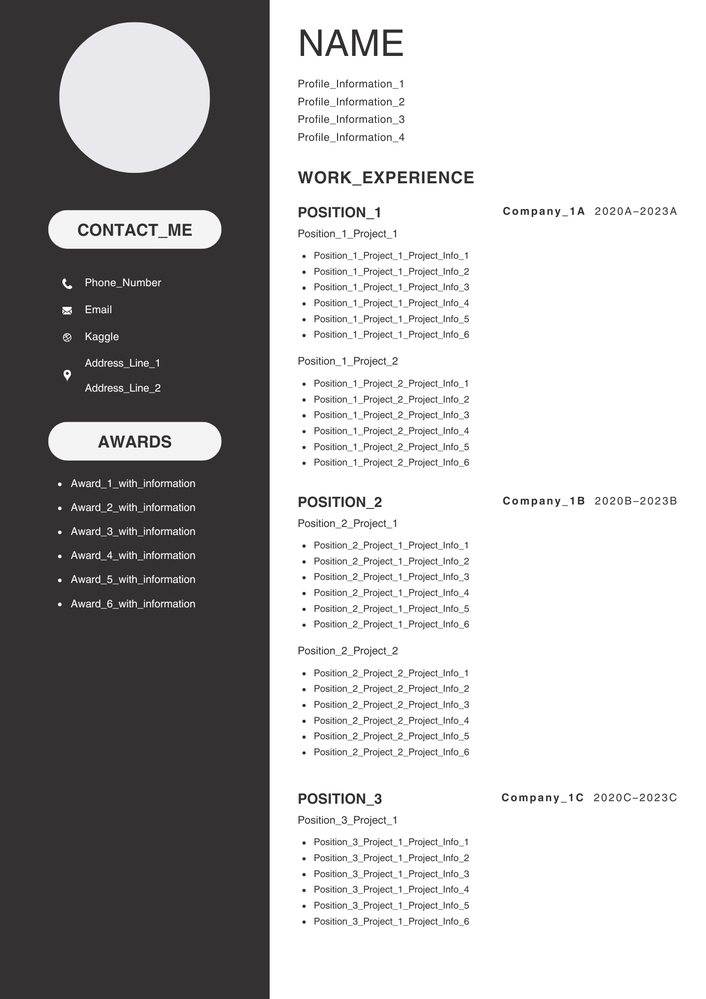
#> input picture source/references/Page_1.png, 706 x 999 px, shrunk from 1414 x 2000 before the run; its folder holds only this picture in this run
$ python object_extraction.py
#> lines starting #> are read from the running program, lines starting #| are printed output that depends on the picture; after the words box and inside, x2 and y2 are one past the last pixel; in counts of white or black regions, pixels touching at a corner belong together
### pipeline/ocr/utils.py
#!/usr/bin/env python3
"""ocr.utils — shared helpers and I/O utilities for OCR pipeline scripts.

**Purpose:**
Provides centralized utilities for all OCR extraction and annotation scripts.
Handles workspace configuration, CSV I/O, image discovery, text normalization,
color estimation, and bounding-box overlap calculations.

**Key components:**

**Workspace Configuration:**
- Image path resolution (source/references/Page_1.png or IMAGE_PATH env var)
- Temp directory for generated content tokens
- CSV field names for objects data

**CSV I/O:**
- read_csv_objects() / write_csv_objects() with w/h ↔ width/height conversion
- update_csv_objects() for selective row replacement by object_type

**Image Discovery:**
- find_image() with multi-strategy lookup (env var → default → legacy)
- get_image_output_dir() / get_output_csv() for per-image output paths
- ensure_output_dir() for safe directory creation

**Text Processing:**
- normalize_text() to standardize dash variants and Unicode characters
- load_reference_words() / load_reference_order() for content.txt tokens

**Spatial Analysis:**
- coverage() for bounding-box overlap fraction calculations
- overlaps_text() to filter structural elements overlapping text regions
- estimate_colors() for foreground/background color extraction

**Color Utilities:**
- bgr_to_hex() for BGR ↔ #RRGGBB conversion
- _dominant_color() for finding most-frequent pixels
- IQR outlier filtering for robust color estimation with denoising
"""

import csv
import os
from pathlib import Path

import numpy as np

# ── Configuration ──────────────────────────────────────────────────────────────
# Workspace root = 3 levels up from ocr_pipeline/ package directory
SCRIPT_DIR = Path(__file__).parent.parent.parent.resolve()
IMAGE_DIR = SCRIPT_DIR / "source" / "references"
TEMP_DIR = SCRIPT_DIR / "generated" / "temp"
IMAGE_FILE = "Page_1.png"
CONTENT_FILE = "content.txt"

# OpenCV BGR colours
GREEN = (0, 255, 0)  # matched text
RED = (0, 0, 255)  # unmatched text
BLUE = (255, 0, 0)  # structural objects

CSV_FIELDNAMES = ["object_type", "text", "x", "y", "width", "height", "color", "bg_color"]


# ── Output directory ──────────────────────────────────────────────────────────


def get_image_output_dir(image_path: Path | None = None) -> Path:
    """Get the output directory for a given image.

    Uses per-image stem-based subdirectories so multiple images can be processed
    independently. Example: Page_1.png → generated/ocr/Page_1/

    Args:
        image_path: Path to input image. If None, uses find_image() to locate it.

    Returns:
        Path to generated/ocr/{image_stem}/ directory (not created here)
    """
    if image_path is None:
        image_path = find_image()
    image_stem = image_path.stem  # filename without extension
    return SCRIPT_DIR / "generated" / "ocr" / image_stem


def get_output_csv(image_path: Path | None = None) -> Path:
    """Get the objects.csv path for a given image.

    Args:
        image_path: Path to input image. If None, uses find_image().

    Returns:
        Path to generated/ocr/{image_stem}/objects.csv
    """
    output_dir = get_image_output_dir(image_path)
    return output_dir / "objects.csv"


def ensure_output_dir(image_path: Path | None = None) -> None:
    """Create the output directory for a given image (generated/ocr/{image_stem}/).

    Creates parent directories as needed with mkdir(parents=True, exist_ok=True).

    Args:
        image_path: Path to input image. If None, uses find_image().
    """
    output_dir = get_image_output_dir(image_path)
    output_dir.mkdir(parents=True, exist_ok=True)


# ── Image discovery ────────────────────────────────────────────────────────────


def find_image() -> Path:
    """Locate the input PNG in image_reference/.

    Resolution order:
      1. IMAGE_PATH environment variable (set by pipeline.sh for multi-image runs)
      2. image_reference/Page_1.png  (default single-image name)
      3. First image_reference/*.png whose name starts with 'page' (legacy fallback)
    """
    env_path = os.environ.get("IMAGE_PATH")
    if env_path:
        p = Path(env_path)
        if p.exists():
            return p
        raise FileNotFoundError(
            f"IMAGE_PATH env var points to non-existent file: '{env_path}'"
        )
    direct = IMAGE_DIR / IMAGE_FILE
    if direct.exists():
        return direct
    for p in sorted(IMAGE_DIR.iterdir()):
        if p.suffix.lower() == ".png" and p.name.lower().startswith("page"):
            return p
    raise FileNotFoundError(
        f"No suitable PNG found in {IMAGE_DIR}. Expected '{IMAGE_FILE}'."
    )


# ── Text normalisation ─────────────────────────────────────────────────────────


# [102 lines left out: functions normalize_text, get_content_path, load_reference_words, load_reference_order, not called in this run]


# ── Bounding-box helpers ───────────────────────────────────────────────────────


def coverage(b1: tuple, b2: tuple) -> float:
    """Return the fraction of box b1 that is covered by box b2.

    Computes intersection-over-union style metric for determining if two
    bounding boxes overlap significantly. Used to filter structural elements
    that overlap detected text regions.

    Args:
        b1: Bounding box (x, y, w, h) to measure coverage of
        b2: Bounding box (x, y, w, h) that may cover b1

    Returns:
        float: Fraction of b1 covered by b2 (0.0 to 1.0)
    """
    ix1 = max(b1[0], b2[0])
    iy1 = max(b1[1], b2[1])
    ix2 = min(b1[0] + b1[2], b2[0] + b2[2])
    iy2 = min(b1[1] + b1[3], b2[1] + b2[3])
    inter = max(0, ix2 - ix1) * max(0, iy2 - iy1)
    area1 = b1[2] * b1[3]
    return inter / area1 if area1 > 0 else 0.0


def overlaps_text(
    x: int,
    y: int,
    w: int,
    h: int,
    text_boxes: list,
    threshold: float = 0.25,
) -> bool:
    """Return True if the given box overlaps any text box beyond the threshold.

    Checks if a bounding box (typically a structural element) significantly
    overlaps with any detected text region. Used to filter out structural
    contours that are actually parts of text.

    Args:
        x, y, w, h: Bounding box coordinates and dimensions
        text_boxes: List of text object dicts with keys 'x', 'y', 'w', 'h'
        threshold: Minimum coverage fraction to consider overlap (default 0.25 = 25%)

    Returns:
        bool: True if box overlaps any text box beyond threshold
    """
    for tb in text_boxes:
        if coverage((x, y, w, h), (tb["x"], tb["y"], tb["w"], tb["h"])) > threshold:
            return True
    return False


# ── CSV I/O ────────────────────────────────────────────────────────────────────


def read_csv_objects(csv_path: Path) -> list[dict]:
    """Read all rows from the objects CSV.

    Deserializes bounding box data from CSV format into Python dicts,
    converting width/height CSV fields to internal w/h notation.

    Args:
        csv_path: Path to objects.csv file

    Returns:
        list[dict]: Objects with keys: object_type, text, x, y, w, h, color, bg_color.
        Returns empty list if file does not exist.
    """
    if not csv_path.exists():
        return []
    objects = []
    with open(csv_path, encoding="utf-8", newline="") as fh:
#> (reads objects.csv from the repository)
        for row in csv.DictReader(fh):
            # Handle empty coordinate values (for undetected text entries)
            try:
                x_val = int(row["x"]) if row["x"].strip() else None
                y_val = int(row["y"]) if row["y"].strip() else None
                w_val = int(row["width"]) if row["width"].strip() else None
                h_val = int(row["height"]) if row["height"].strip() else None
            except (ValueError, KeyError):
                continue  # Skip malformed rows

            # Only add rows with valid coordinates
            if x_val is not None and y_val is not None and w_val is not None and h_val is not None:
                objects.append(
                    {
                        "object_type": row["object_type"],
                        "text": row["text"],
                        "x": x_val,
                        "y": y_val,
                        "w": w_val,
                        "h": h_val,
                        "color": row.get("color", ""),
                        "bg_color": row.get("bg_color", ""),
                    }
                )
#> in run, image_bgr is the input picture: shape (999, 706, 3); mean B, G, R 180.7, 180.3, 181
    return objects


def write_csv_objects(objects: list[dict], csv_path: Path) -> None:
    """Write a list of object dicts (with w/h keys) to the CSV.

    Serializes Python object dicts to CSV format, converting internal w/h
    notation to CSV width/height column names.

    Args:
        objects: List of object dicts with w/h keys
        csv_path: Output CSV path (parent directories must exist)
    """
    with open(csv_path, "w", newline="", encoding="utf-8") as fh:
        writer = csv.DictWriter(fh, fieldnames=CSV_FIELDNAMES)
        writer.writeheader()
        for obj in objects:
            writer.writerow(
                {
                    "object_type": obj["object_type"],
                    "text": obj.get("text", ""),
                    "x": obj["x"],
                    "y": obj["y"],
                    "width": obj["w"],
                    "height": obj["h"],
                    "color": obj.get("color", ""),
                    "bg_color": obj.get("bg_color", ""),
                }
            )


# ── Colour extraction helpers ─────────────────────────────────────────────────


def bgr_to_hex(bgr: tuple) -> str:
    """Convert a BGR tuple to a hex colour string ``#RRGGBB``."""
    b, g, r = int(bgr[0]), int(bgr[1]), int(bgr[2])
    return f"#{r:02X}{g:02X}{b:02X}"


def _dominant_color(pixels: np.ndarray) -> tuple:
    """Return the most frequent BGR colour in a (N, 3) uint8 pixel array.

    Used internally for efficient color estimation by finding the mode of
    pixel values across a region using numpy encoding/decoding.

    Args:
        pixels: 2D array of shape (N, 3) with uint8 BGR values

    Returns:
        tuple: (B, G, R) color values as unsigned integers
    """
    encoded = (
        pixels[:, 0].astype(np.uint32)
        | (pixels[:, 1].astype(np.uint32) << 8)
        | (pixels[:, 2].astype(np.uint32) << 16)
    )
    unique, counts = np.unique(encoded, return_counts=True)
    dominant = unique[np.argmax(counts)]
    return (
        int(dominant & 0xFF),
        int((dominant >> 8) & 0xFF),
        int((dominant >> 16) & 0xFF),
    )


def estimate_colors(
    image_bgr: np.ndarray,
    x: int,
    y: int,
    w: int,
    h: int,
    margin: int = 8,
    fg_threshold: float = 30.0,
) -> tuple[str, str]:
    """Estimate foreground (color) and background (bg_color) for a bounding box.

    **Strategy:**
    1. Sample outer-margin pixels (with IQR outlier filtering for robustness)
    2. Use dominant color of margin as background estimate
    3. Find interior pixels that differ from background by fg_threshold
    4. Use dominant color of those pixels as foreground
    5. Apply bilateral denoising if margin is large enough

    Background color is usually the document background. Foreground is the
    text/object color. Both are detected by frequency analysis.

    Args:
        image_bgr: OpenCV image array (uint8 BGR)
        x, y, w, h: Bounding box for color estimation
        margin: Pixel distance around box edge for background sampling (default 8)
        fg_threshold: Euclidean distance threshold to consider pixel as foreground (default 30)

    Returns:
        tuple[str, str]: (color_hex, bg_color_hex) both as "#RRGGBB" strings
    """
    img_h, img_w = image_bgr.shape[:2]

    # ── Background ────────────────────────────────────────────────────────────
    ox1, oy1 = max(x - margin, 0), max(y - margin, 0)
    ox2, oy2 = min(x + w + margin, img_w), min(y + h + margin, img_h)
    outer = image_bgr[oy1:oy2, ox1:ox2]

    inner_mask = np.zeros(outer.shape[:2], dtype=bool)
    r0 = max(y - oy1, 0)
    r1 = min(y - oy1 + h, outer.shape[0])
    c0 = max(x - ox1, 0)
    c1 = min(x - ox1 + w, outer.shape[1])
    inner_mask[r0:r1, c0:c1] = True

    border_pixels = outer[~inner_mask].reshape(-1, 3)
    if len(border_pixels) > 0:
        brightness = np.mean(border_pixels, axis=1)
        q1, q3 = np.percentile(brightness, 25), np.percentile(brightness, 75)
        iqr = q3 - q1
        valid = (brightness >= q1 - 1.5 * iqr) & (brightness <= q3 + 1.5 * iqr)
        filtered = border_pixels[valid] if valid.any() else border_pixels
        bg_bgr = _dominant_color(filtered)
    else:
        bg_bgr = (255, 255, 255)

    # ── Foreground ────────────────────────────────────────────────────────────
    ix1, iy1 = max(x, 0), max(y, 0)
    ix2, iy2 = min(x + w, img_w), min(y + h, img_h)

    if ix2 > ix1 and iy2 > iy1:
        inner = image_bgr[iy1:iy2, ix1:ix2].reshape(-1, 3)
        bg_arr = np.array(bg_bgr, dtype=np.float32)
        dists = np.linalg.norm(inner.astype(np.float32) - bg_arr, axis=1)
        fg_pixels = inner[dists > fg_threshold]
        fg_bgr = _dominant_color(fg_pixels) if len(fg_pixels) > 0 else bg_bgr
    else:
        fg_bgr = (0, 0, 0)

    return bgr_to_hex(fg_bgr), bgr_to_hex(bg_bgr)


def update_csv_objects(
    new_objects: list[dict], object_type: str, csv_path: Path
) -> None:
    """Replace all rows of the given object_type in the CSV with new_objects.

    **Merge strategy:**
    - Preserves all rows with object_type != the specified type
    - Deletes all old rows with the matching object_type
    - Appends all new_objects at the end
    - Creates CSV with headers if file does not exist

    Used to incrementally build CSV: first text objects, then structural,
    then characters without overwriting previous entries.

    Args:
        new_objects: List of object dicts to insert (with object_type field)
        object_type: Object type string to replace (e.g., "text", "structural")
        csv_path: Path to objects.csv (created if needed)
    """
    existing = read_csv_objects(csv_path) if csv_path.exists() else []
    kept = [o for o in existing if o["object_type"] != object_type]
    write_csv_objects(kept + new_objects, csv_path)

### pipeline/ocr/object_extraction.py
#!/usr/bin/env python3
"""object_extraction — detect structural page elements using OpenCV.

**Purpose:**
Finds lines, boxes, dividers and other non-text structural elements using
morphological operations and edge detection. Filters results by text region
overlaps and writes them to objects.csv. Works with or without prior text
extraction (respects existing text rows).

**Detection strategy:**
1. Convert image to grayscale
2. Apply adaptive threshold for lighting invariance
3. Light morphology to remove noise without merging objects
4. Canny edge detection to preserve object boundaries
5. Combine thresholded regions and edges
6. Find contours and extract bounding boxes
7. Filter overlaps with detected text regions
8. Estimate foreground/background colors
9. Write structural objects to CSV

**Noise filtering:**
- Removes contours with area < 20 pixels
- Skips objects that cover > 90% of the image (page edges/sidebars)
- Skips objects overlapping text regions (>50% coverage threshold)

**Key feature:** Can optionally use text_cleaned.png (with text regions pre-filled)
for cleaner structural detection. Falls back to original image if unavailable.

**Input files:**
- source/references/Page_1.png (original image)
- generated/ocr/{image_stem}/text_cleaned.png (optional, preferred)
- generated/ocr/{image_stem}/objects.csv (for existing text rows)

**Output files:**
- generated/ocr/{image_stem}/objects.csv (structural objects appended)

**Usage:**
    python pipeline/ocr/object_extraction.py
"""

import sys
from pathlib import Path

sys.path.insert(0, str(Path(__file__).parent))

from utils import (
    BLUE,
    get_output_csv,
    get_image_output_dir,
    ensure_output_dir,
    estimate_colors,
    find_image,
    overlaps_text,
    read_csv_objects,
    update_csv_objects,
)


def detect_structural(image_bgr, text_boxes: list, image_original=None) -> list:
    """Detect structural elements via adaptive thresholding and edge detection.

    **Two-image mode:**
    - image_bgr: Detection/processing image (can be text_cleaned.png with text erased)
    - image_original: Color sampling image (original, for accurate colors)

    This allows clean structural detection on text-removed image while maintaining
    accurate color estimates from the original.

    **Processing pipeline:**
    1. Convert to grayscale
    2. Apply adaptive Gaussian threshold (robust to lighting variations)
    3. Light morphology (remove noise without merging structures)
    4. Canny edge detection (preserve structure boundaries)
    5. Combine thresholded regions and edges
    6. Find contours and extract bounding rectangles
    7. Filter by size (< 20px), coverage (> 90%), and text overlap (> 50%)
    8. Estimate colors from regions

    Args:
        image_bgr: OpenCV BGR image for detection (can be text-cleaned)
        text_boxes: List of existing text boxes to filter overlaps
        image_original: Optional original image for color estimation (BGR)

    Returns:
        list[dict]: Structural objects with keys: object_type, text (empty),
        x, y, w, h, color, bg_color
    """
    import cv2
    import numpy as np

    gray = cv2.cvtColor(image_bgr, cv2.COLOR_BGR2GRAY)

    # Adaptive threshold (better separation than fixed Otsu)
    thresh = cv2.adaptiveThreshold(
        gray, 255, cv2.ADAPTIVE_THRESH_GAUSSIAN_C, cv2.THRESH_BINARY_INV, 11, 2
    )
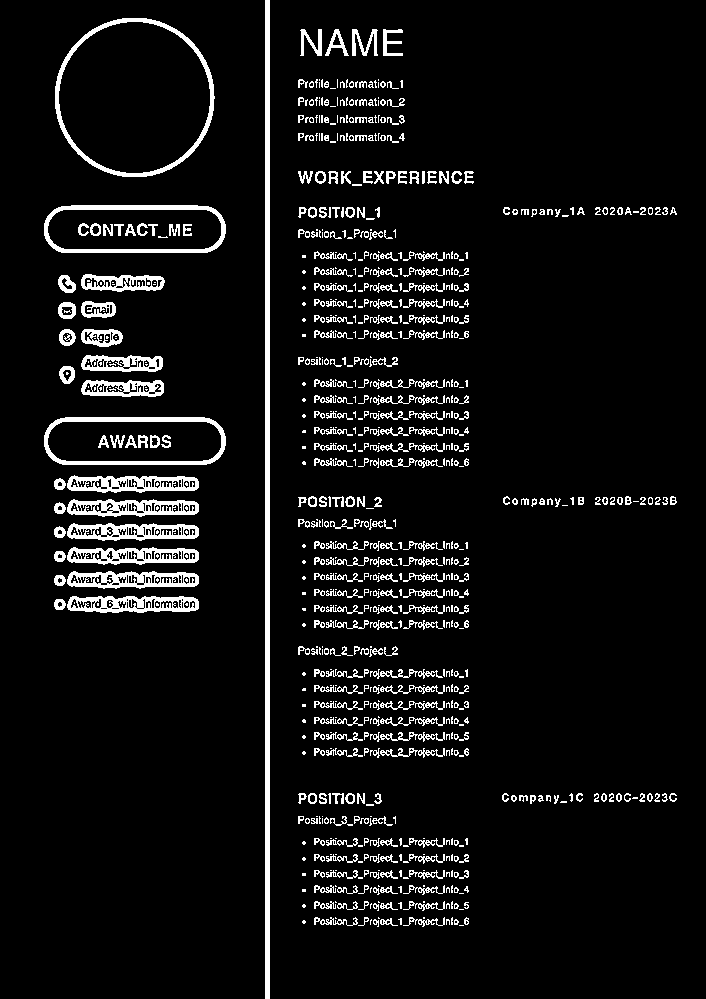
#> thresh: shape (999, 706); 7% white; 838 white regions (456 under 20 px), largest, box (x1, y1, x2, y2) and area: (265, 0, 270, 999) 4995, (55, 18, 215, 177) 2203, (44, 417, 226, 465) 1834

    # Light morphology (remove noise, don't merge objects)
    kernel = np.ones((2, 2), np.uint8)
    clean = cv2.morphologyEx(thresh, cv2.MORPH_OPEN, kernel, iterations=1)
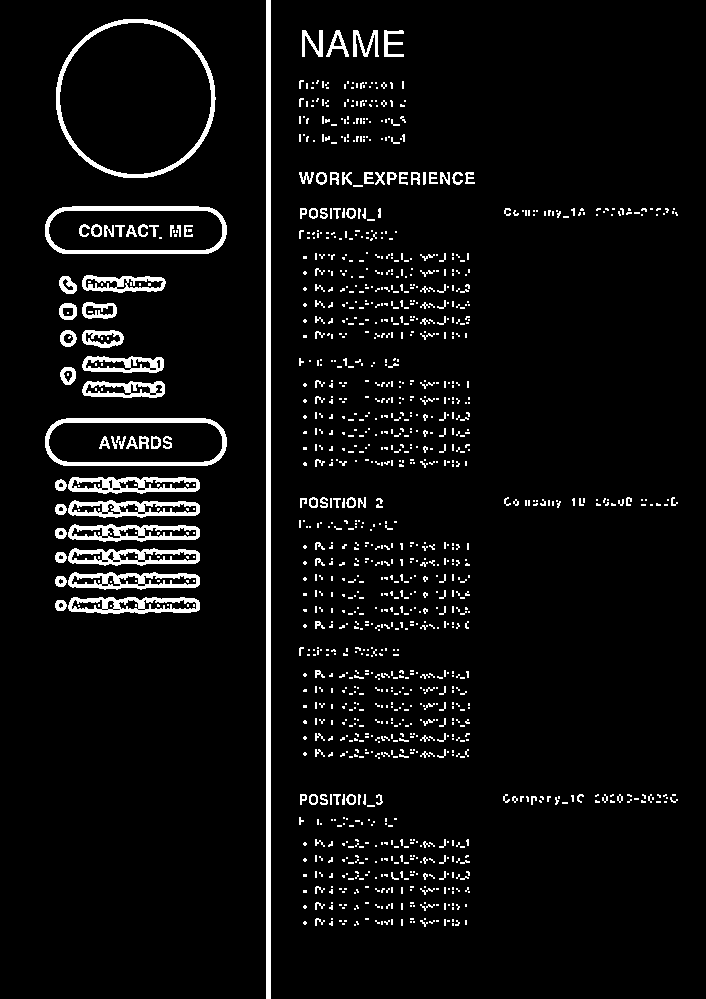
#> clean: shape (999, 706); 5.6% white; 1330 white regions (1145 under 20 px), largest, box (x1, y1, x2, y2) and area: (266, 0, 271, 999) 4995, (56, 19, 216, 178) 2203, (45, 418, 227, 466) 1834

    # Edge detection (preserve boundaries)
    edges = cv2.Canny(gray, 50, 150)
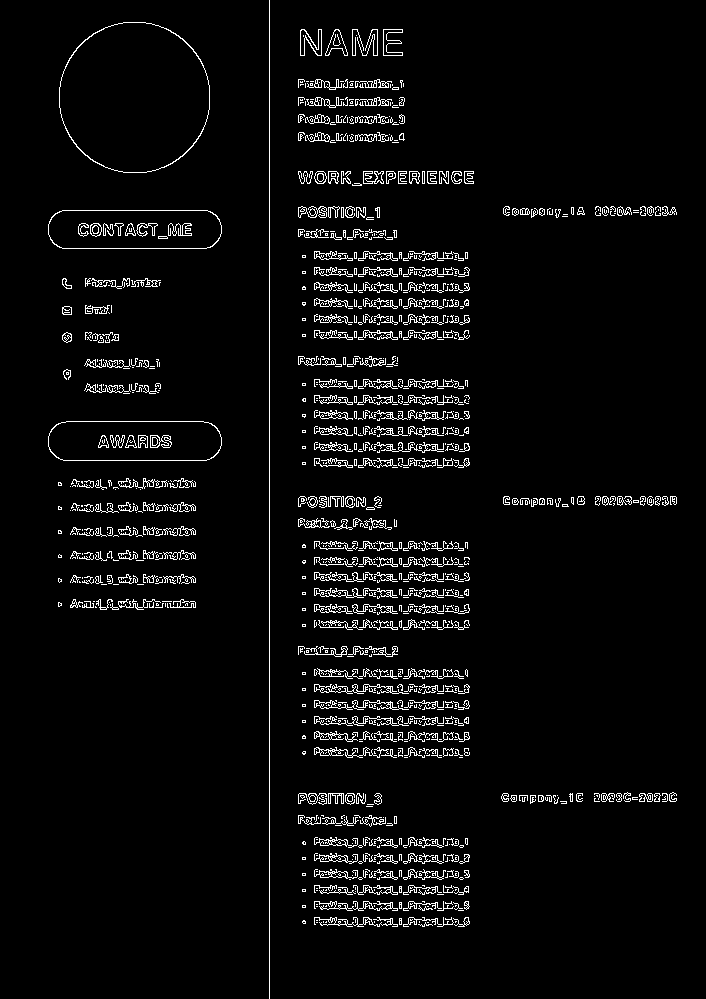
#> edges: shape (999, 706); 4.3% white in thin lines or dots, all inside (x1, y1, x2, y2) = (48, 0, 677, 999)

    # Combine region + edge info
    combined = cv2.bitwise_or(clean, edges)
#> combined: shape (999, 706); 8.5% white; 490 white regions (233 under 20 px)

    # Find contours
    contours, _ = cv2.findContours(combined, cv2.RETR_EXTERNAL, cv2.CHAIN_APPROX_SIMPLE)
#> contours = 439 contours, 228 with area under 20; largest, box (x1, y1, x2, y2) and area: (56, 19, 216, 178) 19856, (45, 418, 227, 466) 8058, (45, 206, 227, 254) 8044, (266, 0, 271, 999) 3992, (68, 597, 200, 614) 1779
#> (the rest of the program and of its run is left out)
